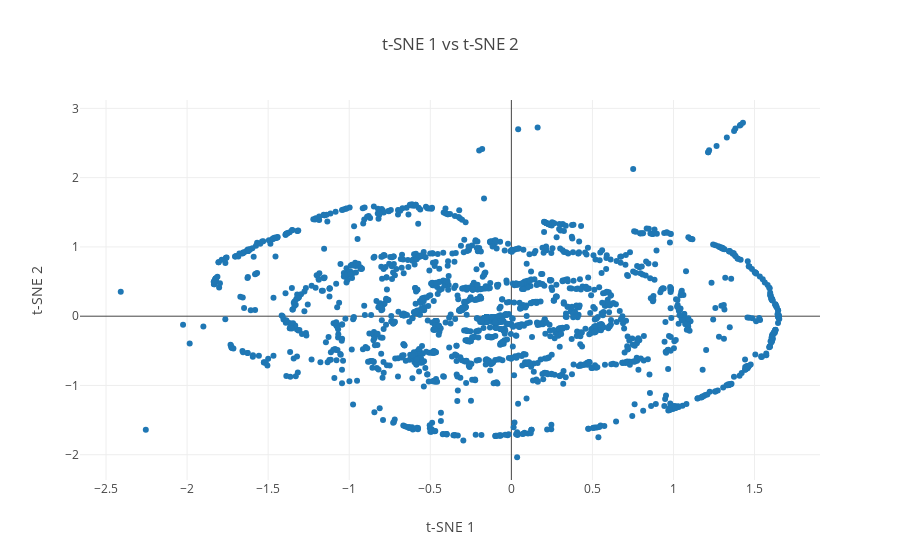

The notebook cell this image was saved under:
### Code cell
plot_words(glove_tsne_embds, 0, 2000, 1)

### Figure 1 — Plotly figure (JSON) as saved in the notebook; plotly's stock layout.template omitted (floating-point values rounded to 4 significant figures; data arrays with more than 128 entries replaced by an {"elided": "..."} marker saying what was removed)
{"data": [{"mode": "markers", "text": {"elided": "2000 str values"}, "type": "scatter", "uid": "7b61d7d4-5f22-4e08-9e2d-f2cd72785195", "x": {"elided": "2000 float values"}, "y": {"elided": "2000 float values"}}], "layout": {"hovermode": "closest", "title": "t-SNE 1 vs t-SNE 2", "xaxis": {"title": "t-SNE 1"}, "yaxis": {"title": "t-SNE 2"}}}
